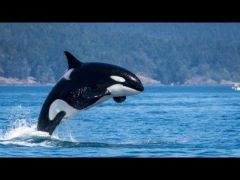
#> input picture lab01/test.png, 240 x 180 px
$ jupyter execute --allow-errors lab01.ipynb
#> lines starting #> are read from the running program, lines starting #| are printed output that depends on the picture
[cell 1]
from PIL import Image
import random
import numpy as np
from fractions import Fraction

## Задачи лабораторной работы №1

Демонстрируется результат каждой операции (до и после).
1. Передискретизация (только для бакалавров).
    1) Растяжение (интерполяция) изображения в M раз;
    2) Сжатие (децимация) изображения в N раз;
    3) Передискретизация изображения в K=M/N раз путём растяжения и последующего сжатия (в два прохода);
    4) Передискретизация изображения в K раз за один проход.

#### 0. Создание изображения

[cell 2]
def create_image(width, height):
    # создаем новое изображение
    img = Image.new('RGB', (width, height), color='white')
    # получаем доступ к пикселям изображения
    pixels = img.load()
    # создаем матрицу height * width * 3
    rgb = np.random.randint(0, 255, (height, width, 3))
    # проходим по каждому пикселю и задаем случайный цвет
    for i in range(width):
        for j in range(height):
            pixels[i, j] = (rgb[j, i, 0], rgb[j, i, 1], rgb[j, i, 2])
    return img

[cell 3]
# img = create_image(120,90)

[cell 4]
img = Image.open("test.png")
#> img is the input picture: PIL image 240x180 RGB; mean R, G, B 55.2, 91.1, 121.5

[cell 5]
# Image - 2
# img = Image.open("img.png")

[cell 6]
img.show()

#### 1. Растяжение (интерполяция) изображения в M раз;

[cell 7]
def upsample_img(img, m):
    # получаем текущие размеры изображения
#> called with m = 3
    width, height = img.size
#> width = 240; height = 180

    # создаем новое изображение с увеличенными размерами
    new_width = width * m
#> new_width = 720
    new_height = height * m
#> new_height = 540
    upsampled_img = Image.new('RGB', (new_width, new_height), color='white')
#> upsampled_img: PIL image 720x540 RGB; every value is 255

    # проходим по каждому пикселю в старом изображении и изменяем интенсивность
    for i in range(width):
        for j in range(height):
            # получаем цвет текущего пикселя
            r, g, b = img.getpixel((i, j))

            # устанавливаем новый цвет пикселя в новом изображении
            for k in range(m):
                for l in range(m):
                    upsampled_img.putpixel((i*m + k, j*m + l), (r,g,b))
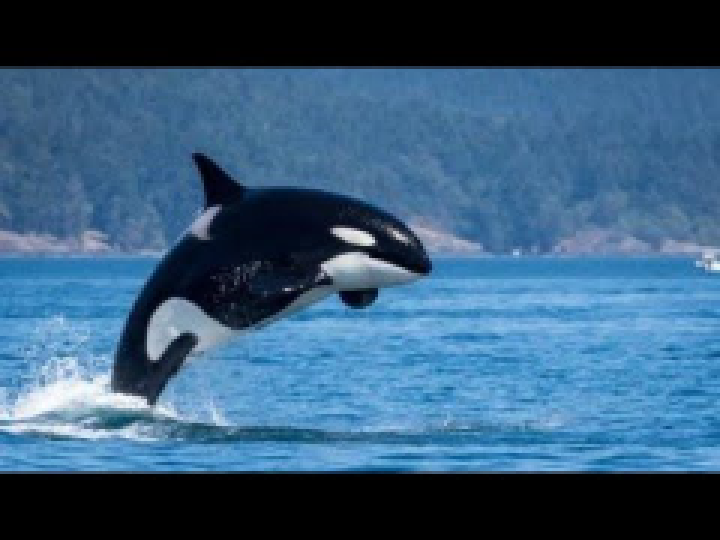
#> upsampled_img: PIL image 720x540 RGB; mean R, G, B 55.2, 91.1, 121.5
    return upsampled_img

[cell 8]
upsampled_img = upsample_img(img, 3)
# img.show()
upsampled_img.show()
print(f"Original image size: {img.size}; Upsampled image size: {upsampled_img.size}")
#| Original image size: (240, 180); Upsampled image size: (720, 540)

##### 2. Сжатие (децимация) изображения в N раз;

1. Загрузка изображения и получение его размера (ширины и высоты).
2. Вычисление нового размера изображения путем деления текущего размера на N.
3. Создание пустой матрицы пикселей нового размера.
4. Разбиение исходного изображения на блоки размером N x N пикселей.
5. Вычисление среднего значения яркости пикселей в каждом блоке.
6. Заполнение новой матрицы сжатыми блоками пикселей, используя среднее значение яркости пикселей каждого блока.
7. Сохранение нового изображения.

[cell 9]
def downsample_img(img, N):
    # загрузка изображения и получение его размера
#> called with N = 2
    width, height = img.size
#> width = 240; height = 180

    # вычисление нового размера изображения
    new_width = width // N
#> new_width = 120
    new_height = height // N
#> new_height = 90

    downsampled_img = Image.new('RGB', (new_width, new_height), color='white')
#> downsampled_img: PIL image 120x90 RGB; every value is 255
    # создание пустой матрицы пикселей нового размера
    new_pixels = downsampled_img.load()
    # разбиение исходного изображения на блоки размером N x N пикселей
    for i in range(new_height):
        for j in range(new_width):
            # вычисление среднего значения (r, g ,b) пикселей в каждом блоке
            x = i * N
            y = j * N
            block = np.array(img.crop((y, x, y + N, x + N)))
            red, green, blue = list(), list(), list()
            #print(block)
            for k in range(N):
                for m in range(N):
                    red.append(block[k, m, 0])
                    green.append(block[k, m, 1])
                    blue.append(block[k, m, 2])

            r = int(np.mean(red))
            g = int(np.mean(green))
            b = int(np.mean(blue))

            # заполнение новой матрицы сжатыми блоками пикселей
            new_pixels[j, i] = (r, g, b)

    #сохранение нового изображения
    # downsampled_img.save('compressed_img.png')
    return downsampled_img

[cell 10]
downsampled_img = downsample_img(img, 2)
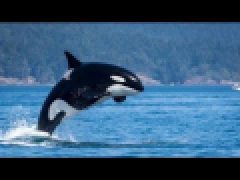
#> downsampled_img: PIL image 120x90 RGB (shown 2 times larger); mean R, G, B 54.9, 90.8, 121.2
print(f"Original image size: {img.size}; Downsampled image size: {downsampled_img.size}")
#| Original image size: (240, 180); Downsampled image size: (120, 90)
# img.show()
downsampled_img.show()

##### 3. Передискретизация изображения в K=M/N раз путём растяжения и последующего сжатия (в два прохода);

[cell 11]
def resampling(img, k):
    frac = Fraction(k).limit_denominator()
    M = frac.numerator
    N = frac.denominator
    upsampled_img = upsample_img(img, M)
#> in upsample_img (call 2), `upsampled_img = Image.new('RGB', (new_width, new_height), color='white')`: upsampled_img: PIL image 1200x900 RGB; every value is 255
    downsampled_img = downsample_img(upsampled_img, N)
#> in downsample_img (call 2), `downsampled_img = Image.new('RGB', (new_width, new_height), color='whi..`: downsampled_img: PIL image 600x450 RGB; every value is 255
    return downsampled_img

[cell 12]
resampled_img = resampling(img, 2.5)
# img.show()
resampled_img.show()
print(f"Original image size: {img.size}; Downsampled image size: {resampled_img.size}")
#| Original image size: (240, 180); Downsampled image size: (600, 450)

#### 4. Передискретизация изображения в K раз за один проход.

[cell 13]
def resampling_one_pass(img, M, N):
#> called with M = 5, N = 2
    width, height = img.size
#> width = 240; height = 180

    new_width = width * M // N
#> new_width = 600
    new_height = height * M // N
#> new_height = 450

    resampled_img = Image.new('RGB', (new_width, new_height), color='white')
    resampled_img_pixels = resampled_img.load()

    img_pixels = img.load()

    for w in range(new_width):
        for h in range(new_height):
            old_w = w * N // M
            old_h = h * N // M
            resampled_img_pixels[w, h] = img_pixels[old_w, old_h]

    return resampled_img

[cell 14]
resampled_one_pass_img = resampling_one_pass(img, 5, 2)
# img.show()
resampled_one_pass_img.show()
print(f"Original image size: {img.size}; Downsampled image size: {resampled_one_pass_img.size}")
#| Original image size: (240, 180); Downsampled image size: (600, 450)
